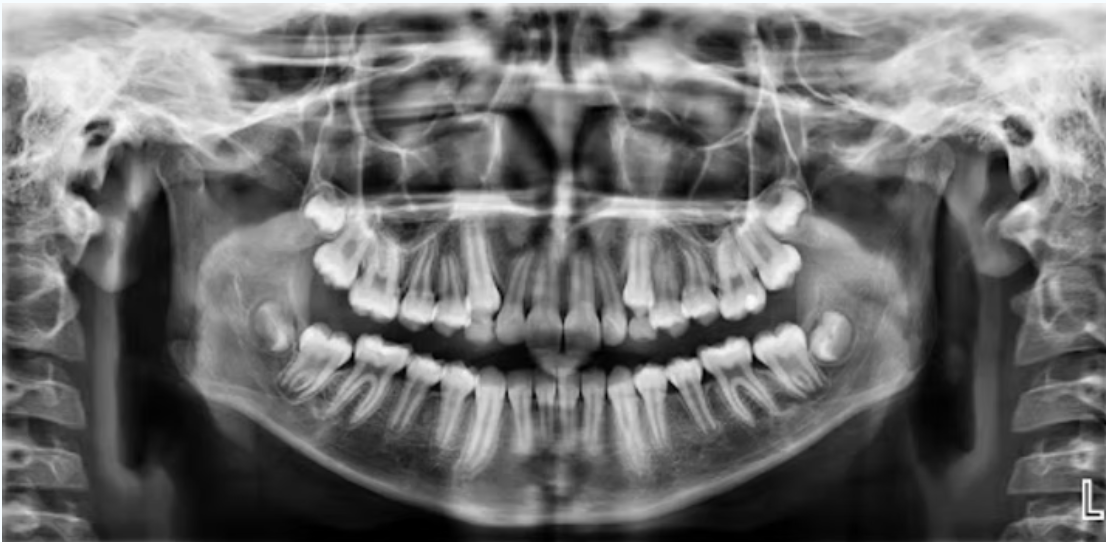
#> input picture boca.png, 1106 x 542 px
$ python FiltroConvolucion.py
#> lines starting #> are read from the running program, lines starting #| are printed output that depends on the picture
import cv2
import matplotlib.pyplot as plt

def apply_custom_filter(image, kernel, padding='same'):
    if padding == 'same':
        pad_y, pad_x = kernel.shape[0] // 2, kernel.shape[1] // 2
        image_padded = cv2.copyMakeBorder(image, pad_y, pad_y, pad_x, pad_x, cv2.BORDER_REPLICATE)
        filtered = cv2.filter2D(image_padded, -1, kernel)
        filtered = filtered[pad_y:-pad_y, pad_x:-pad_x]  # Recortar al tamaño original
    elif padding == 'valid':
        filtered = cv2.filter2D(image, -1, kernel)
    else:
        raise ValueError("Padding debe ser 'same' o 'valid'")
    return filtered

def get_filtered_images(image_path='boca.png', padding='same'):
#> called with image_path = 'boca.png', padding = 'same'
    image = cv2.imread(image_path, cv2.IMREAD_GRAYSCALE)
#> image: shape (542, 1106); min 0, max 253, mean 111.1
    results = []

    # Histogram Equalization
    equalized_img = cv2.equalizeHist(image)
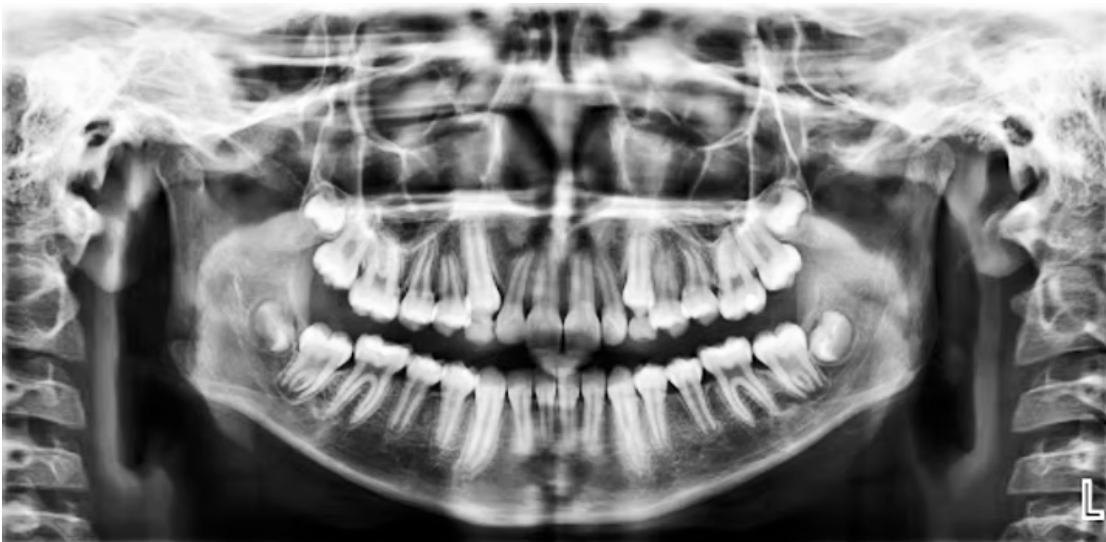
#> equalized_img: shape (542, 1106); min 0, max 255, mean 127.6
    results.append(('Histogram Equalization', equalized_img))

    # CLAHE (Contrast Limited Adaptive Histogram Equalization)
    clahe = cv2.createCLAHE(clipLimit=2.0, tileGridSize=(8, 8))
    clahe_img = clahe.apply(image)
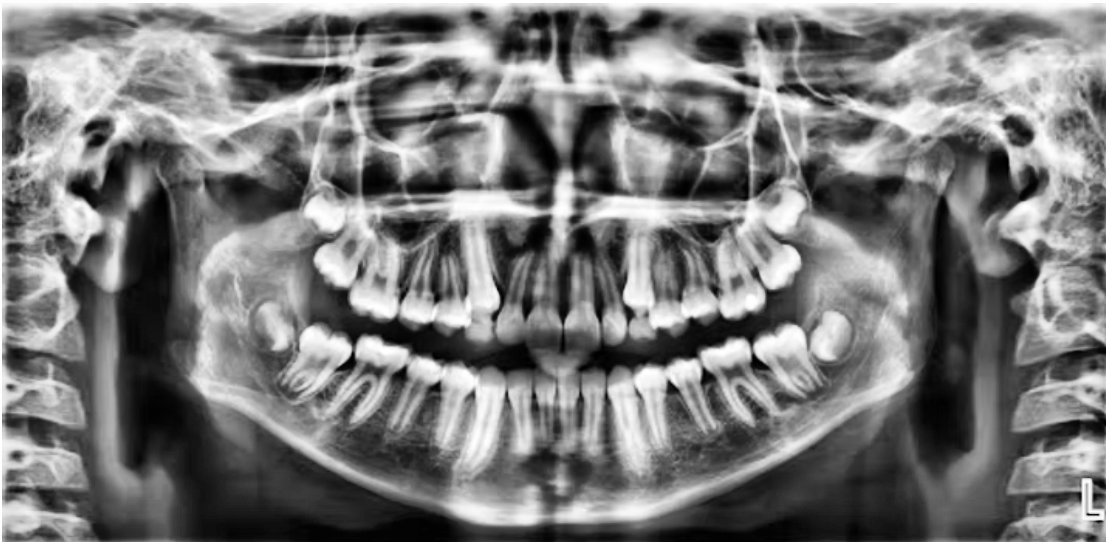
#> clahe_img: shape (542, 1106); min 0, max 255, mean 121.1
    results.append(('CLAHE', clahe_img))

    return image, results

def show_all_filters(image_path='boca.png', padding='same'):
    image, filtered_results = get_filtered_images(image_path, padding)
#> filtered_results = 2 items
    total = len(filtered_results) + 1  # +1 for original image
#> total = 3

    plt.figure(figsize=(10, 5))
    plt.subplot(1, total, 1)
    plt.imshow(image, cmap='gray')
    plt.title('Original')
    plt.axis('off')

    for i, (title, img) in enumerate(filtered_results, start=2):
        plt.subplot(1, total, i)
        plt.imshow(img, cmap='gray')
        plt.title(title)
        plt.axis('off')
#> this loop made 2 passes
#> (i, title) on passes 1 to 2: (2, 'Histogram Equalization'), (3, 'CLAHE')

    plt.tight_layout()
    plt.show()
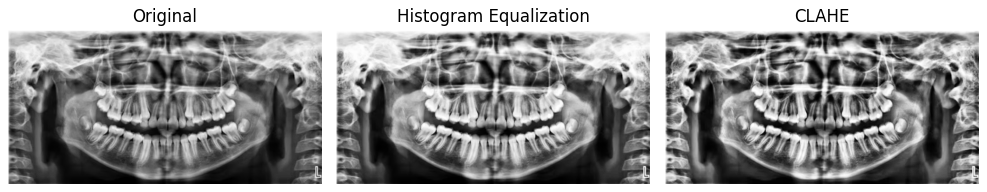
#> figure drawn by matplotlib, 3 panels

# Ejecutar con mejora de contraste
show_all_filters(padding='same')

$ run again, with radio.jpg saved as boca.png
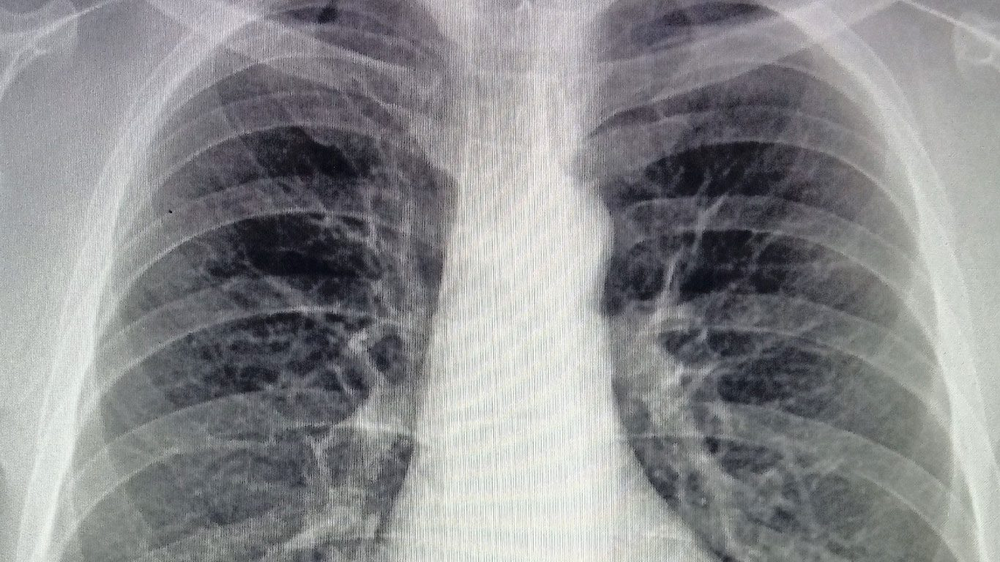
#> input picture radio.jpg, 1000 x 562 px, shrunk from 1366 x 768 before the run
#> in get_filtered_images, `clahe_img = clahe.apply(image)`:
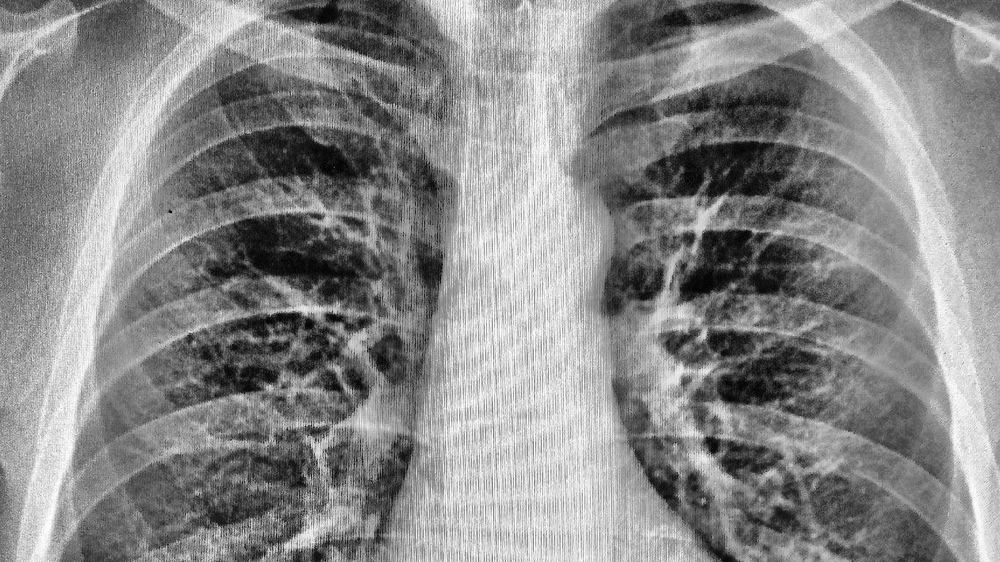
#> clahe_img: shape (562, 1000); min 2, max 255, mean 136.3
#> filtered_results = 2 items
#> total = 3
#> the loop in show_all_filters, `for i, (title, img) in enumerate(filtered_results, start=2):` made 2 passes
#> (i, title) on passes 1 to 2: (2, 'Histogram Equalization'), (3, 'CLAHE')
#> in show_all_filters, `plt.show()`:
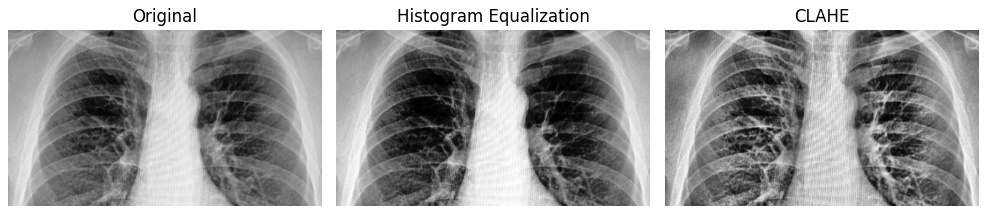
#> figure drawn by matplotlib, 3 panels
